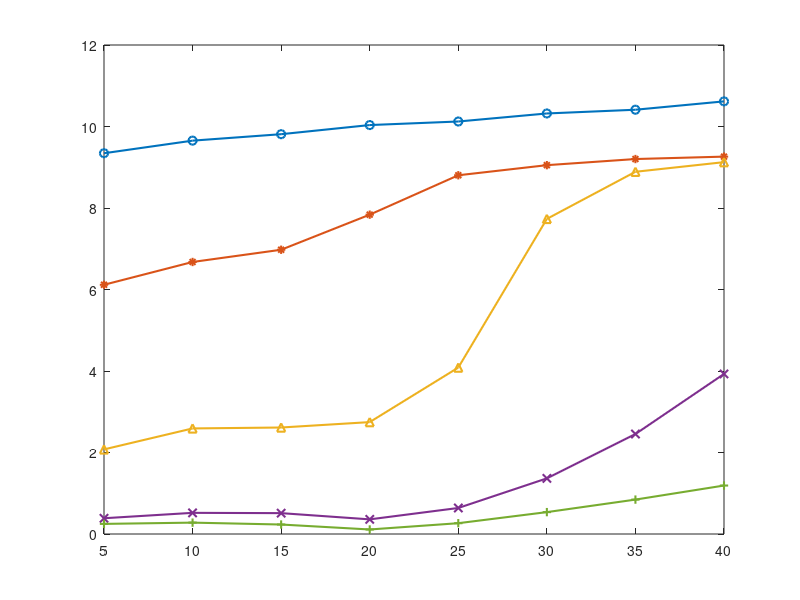

The MATLAB source for this figure: (Note: this script raises an error after producing the figure.)
load("one_min_master_list_1.mat");
one_min_master_list = min_master_list;
load("one_min_master_list_2.mat");
one_min_master_list = cat(1,one_min_master_list,min_master_list);

load("two_min_master_list_1.mat");
two_min_master_list = min_master_list;
% load("two_min_master_list_2.mat");
% two_min_master_list = cat(1,two_min_master_list,min_master_list);
% load("two_min_master_list_3.mat");
% two_min_master_list = cat(1,two_min_master_list,min_master_list);

load("three_min_master_list_1.mat");
three_min_master_list = min_master_list;
load("three_min_master_list_2.mat");
three_min_master_list = cat(1,three_min_master_list,min_master_list);

load("four_min_master_list_1.mat");
four_min_master_list = min_master_list; 
load("four_min_master_list_2.mat");
four_min_master_list = cat(1,four_min_master_list,min_master_list);
load("four_min_master_list_3.mat");
four_min_master_list = cat(1,four_min_master_list,min_master_list);

load("five_min_master_list_1.mat");
five_min_master_list = min_master_list; 
load("five_min_master_list_2.mat");
five_min_master_list = cat(1,five_min_master_list,min_master_list);

L_list = 5:5:40;

plot(L_list,mean(one_min_master_list),'DisplayName','Single pair','Marker','o','LineWidth',1.5);
hold on;
plot(L_list,mean(two_min_master_list,'omitnan'),'DisplayName','Two pair','Marker','*','LineWidth',1.5);
plot(L_list,mean(three_min_master_list),'DisplayName','Three pair','Marker','^','LineWidth',1.5);
plot(L_list,mean(four_min_master_list),'DisplayName','Four pair','Marker','x','LineWidth',1.5);
plot(L_list,mean(five_min_master_list),'DisplayName','Five pair','Marker','+','LineWidth',1.5);
ax = gca;
ax.FontSize = 12;
ax.FontName = 'Times';
xlim([5 40])
xlabel('Number of IRS elements','Interpreter','latex','FontName','Times','FontSize',12)
ylabel('Minimum secrecy Rate(bits/sec/Hz)','Interpreter','latex','FontName','Times','FontSize',12)
lgd = legend('Location','best','Interpreter','latex');
lgd.FontSize = 12;
lgd.FontName = 'Times';
lgd.Position = [0.6656    0.3651    0.2245    0.2429];
grid on;

print -depsc2 chart_100.eps